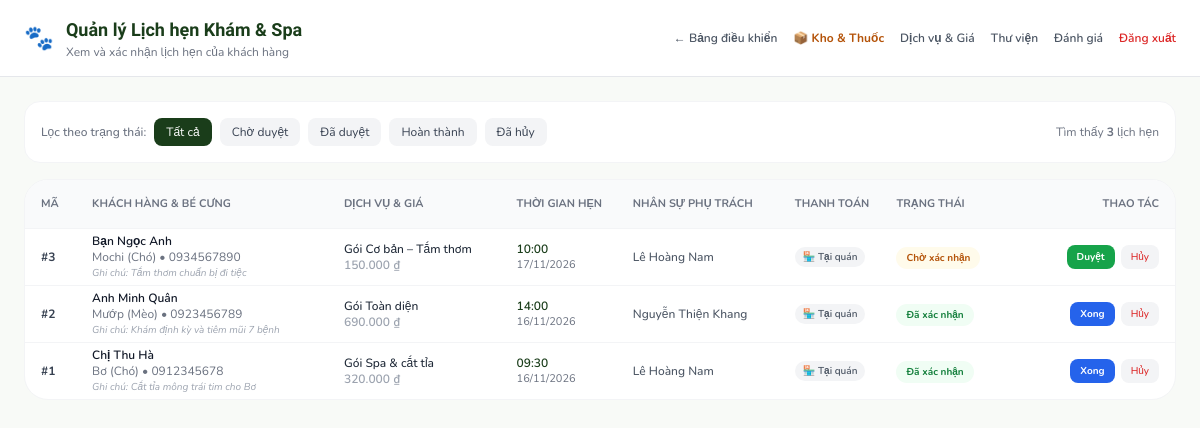
The page /admin/appointments.php (signed in) on the database its author committed.
### tables this page shows
CREATE TABLE IF NOT EXISTS appointments (
    id INT AUTO_INCREMENT PRIMARY KEY,
    customer_id INT NOT NULL,
    pet_id INT NOT NULL,
    service_id INT NOT NULL,
    staff_id INT NOT NULL,
    start_at DATETIME NOT NULL,
    end_at DATETIME NOT NULL,
    status ENUM(
        'pending',
        'confirmed',
        'done',
        'cancelled',
        'no_show'
    ) NOT NULL DEFAULT 'pending',
    payment_method ENUM('at_store', 'bank_transfer') NOT NULL DEFAULT 'at_store',
    payment_status ENUM('pending', 'paid') NOT NULL DEFAULT 'pending',
    owner_name_direct VARCHAR(100) NULL,
    phone_direct VARCHAR(20) NULL,
    pet_name_direct VARCHAR(60) NULL,
    service_name_direct VARCHAR(100) NULL,
    note TEXT NULL,
    source VARCHAR(20) DEFAULT 'web',
    created_at DATETIME DEFAULT CURRENT_TIMESTAMP,
    FOREIGN KEY (customer_id) REFERENCES customers(id) ON DELETE CASCADE,
    FOREIGN KEY (pet_id) REFERENCES pets(id) ON DELETE CASCADE,
    FOREIGN KEY (service_id) REFERENCES services(id) ON DELETE RESTRICT,
    FOREIGN KEY (staff_id) REFERENCES staff(id) ON DELETE RESTRICT,
    UNIQUE KEY uq_staff_slot (staff_id, start_at)
);

CREATE TABLE IF NOT EXISTS customers (
    id INT AUTO_INCREMENT PRIMARY KEY,
    full_name VARCHAR(100) NOT NULL,
    phone VARCHAR(15) NOT NULL,
    email VARCHAR(100) NULL,
    password_hash VARCHAR(255) NULL,
    address VARCHAR(255) NULL,
    consent_at DATETIME NULL,
    created_at DATETIME DEFAULT CURRENT_TIMESTAMP,
    INDEX idx_phone (phone)
);

CREATE TABLE IF NOT EXISTS pets (
    id INT AUTO_INCREMENT PRIMARY KEY,
    customer_id INT NOT NULL,
    name VARCHAR(60) NOT NULL,
    species VARCHAR(30) NOT NULL,
    breed VARCHAR(60) NULL,
    birth_date DATE NULL,
    weight_kg DECIMAL(5, 2) NULL,
    note TEXT NULL,
    FOREIGN KEY (customer_id) REFERENCES customers(id) ON DELETE CASCADE,
    INDEX idx_customer (customer_id)
);

CREATE TABLE IF NOT EXISTS services (
    id INT AUTO_INCREMENT PRIMARY KEY,
    name VARCHAR(100) NOT NULL,
    description TEXT NULL,
    duration_min INT NOT NULL DEFAULT 60,
    price DECIMAL(12, 0) NOT NULL,
    is_package TINYINT(1) NOT NULL DEFAULT 0,
    is_active TINYINT(1) NOT NULL DEFAULT 1
);

CREATE TABLE IF NOT EXISTS staff (
    id INT AUTO_INCREMENT PRIMARY KEY,
    full_name VARCHAR(100) NOT NULL,
    role ENUM('doctor', 'groomer', 'receptionist') NOT NULL,
    specialty VARCHAR(100) NULL,
    photo VARCHAR(255) NULL,
    is_active TINYINT(1) NOT NULL DEFAULT 1
);

### config/database.php (called while the page is built, shortened)
<?php
class Database {
    private static ?PDO $instance = null;
    public static function getConnection(): PDO {
        if (self::$instance === null) {
            $dsn = sprintf('mysql:host=%s;port=%s;dbname=%s;charset=utf8mb4', DB_HOST, DB_PORT, DB_NAME);
            $options = [
                PDO::ATTR_ERRMODE            => PDO::ERRMODE_EXCEPTION,
                PDO::ATTR_DEFAULT_FETCH_MODE => PDO::FETCH_ASSOC,
                PDO::ATTR_EMULATE_PREPARES   => false,
                PDO::MYSQL_ATTR_INIT_COMMAND => "SET NAMES utf8mb4 COLLATE utf8mb4_unicode_ci"
            ];
            try {
                self::$instance = new PDO($dsn, DB_USER, DB_PASS, $options);
            } catch (PDOException $e) {
                http_response_code(500);
                if (str_contains($_SERVER['HTTP_ACCEPT'] ?? '', 'application/json')) {
                    echo json_encode([
                        'success' => false,
                        'message' => 'Lỗi kết nối cơ sở dữ liệu MySQL: ' . $e->getMessage()
                    ], JSON_UNESCAPED_UNICODE);
                } else {
                    echo '<div style="font-family:sans-serif;padding:24px;background:#FEF2F2;border:1px solid #FCA5A5;color:#991B1B;border-radius:12px;margin:20px;">'
                       . '<h3>Lỗi kết nối cơ sở dữ liệu MySQL</h3>'
                       . '<p>' . htmlspecialchars($e->getMessage()) . '</p>'
                       . '</div>';
                }
                exit;
            }
        }
        return self::$instance;
    }
}

### repository/AppointmentRepository.php (called while the page is built, shortened)
<?php
require_once __DIR__ . '/../config/database.php';
class AppointmentRepository {
    private PDO $pdo;
    public function __construct(?PDO $pdo = null) {
        $this->pdo = $pdo ?? Database::getConnection();
    }
    public function findAll(?string $status = null): array {
        $sql = '
            SELECT a.id, a.start_at, a.end_at, a.status, a.note, a.created_at,
                   a.payment_method, a.payment_status,
                   c.full_name as customer_name, c.phone as customer_phone,
                   p.name as pet_name, p.species as pet_species,
                   s.name as service_name, s.price as service_price,
                   st.full_name as staff_name
            FROM appointments a
            JOIN customers c ON a.customer_id = c.id
            JOIN pets p ON a.pet_id = p.id
            JOIN services s ON a.service_id = s.id
            JOIN staff st ON a.staff_id = st.id
        ';
        $params = [];
        $sql .= ' ORDER BY a.start_at DESC';
        $stmt = $this->pdo->prepare($sql);
        $stmt->execute($params);
        return $stmt->fetchAll();
    }
}

### admin/appointments.php (the view, shortened to what this page needs)
<?php
require_once __DIR__ . '/../includes/AppointmentRepository.php';
$repo = new AppointmentRepository();
$statusFilter = $_GET['status'] ?? null;
$appointments = $repo->findAll($statusFilter);
?>
<!DOCTYPE html>
<html lang="vi">
<head>
  <script src="https://cdn.tailwindcss.com"></script>
</head>
<body class="min-h-screen text-gray-800">
  <header class="bg-white border-b border-gray-200 px-6 py-4 flex items-center justify-between sticky top-0 z-30">
    <div class="flex items-center gap-3">
      <span class="text-2xl">🐾</span>
      <div>
        <h1 class="text-lg font-bold text-[#1a3d1a]">Quản lý Lịch hẹn Khám & Spa</h1>
        <p class="text-xs text-gray-500">Xem và xác nhận lịch hẹn của khách hàng</p>
      </div>
    </div>
    <div class="flex items-center gap-4 text-xs font-semibold">
      <a href="/admin/dashboard.php" class="text-gray-600 hover:text-[#1a3d1a]">← Bảng điều khiển</a>
      <a href="/admin/inventory.php" class="text-amber-700 font-bold hover:underline">📦 Kho & Thuốc</a>
      <a href="/admin/services.php" class="text-gray-600 hover:text-[#1a3d1a]">Dịch vụ & Giá</a>
      <a href="/admin/gallery.php" class="text-gray-600 hover:text-[#1a3d1a]">Thư viện</a>
      <a href="/admin/reviews.php" class="text-gray-600 hover:text-[#1a3d1a]">Đánh giá</a>
      <a href="/admin/login.php?action=logout" class="text-red-600 hover:underline">Đăng xuất</a>
    </div>
  </header>
  <main class="max-w-7xl mx-auto p-6 space-y-4">
    <div class="bg-white p-4 rounded-2xl border border-gray-100 flex items-center justify-between flex-wrap gap-3">
      <div class="flex items-center gap-2 text-xs">
        <span class="text-gray-500 font-medium">Lọc theo trạng thái:</span>
        <a href="?status=all" class="px-3 py-1.5 rounded-lg <?= !$statusFilter ? 'bg-[#1a3d1a] text-white' : 'bg-gray-100 text-gray-700' ?>">Tất cả</a>
        <a href="?status=pending" class="px-3 py-1.5 rounded-lg <?= $statusFilter === 'pending' ? 'bg-amber-600 text-white' : 'bg-gray-100 text-gray-700' ?>">Chờ duyệt</a>
        <a href="?status=confirmed" class="px-3 py-1.5 rounded-lg <?= $statusFilter === 'confirmed' ? 'bg-green-600 text-white' : 'bg-gray-100 text-gray-700' ?>">Đã duyệt</a>
        <a href="?status=done" class="px-3 py-1.5 rounded-lg <?= $statusFilter === 'done' ? 'bg-blue-600 text-white' : 'bg-gray-100 text-gray-700' ?>">Hoàn thành</a>
        <a href="?status=cancelled" class="px-3 py-1.5 rounded-lg <?= $statusFilter === 'cancelled' ? 'bg-red-600 text-white' : 'bg-gray-100 text-gray-700' ?>">Đã hủy</a>
      </div>
      <div class="text-xs text-gray-500">
        Tìm thấy <strong><?= count($appointments) ?></strong> lịch hẹn
      </div>
    </div>
    <div class="bg-white rounded-3xl border border-gray-100 overflow-hidden shadow-xs">
      <div class="overflow-x-auto">
        <table class="w-full text-left text-xs">
          <thead class="bg-gray-50 text-gray-500 uppercase text-[11px] border-b border-gray-100">
            <tr>
              <th class="p-4">Mã</th>
              <th>Khách hàng & Bé cưng</th>
              <th>Dịch vụ & Giá</th>
              <th>Thời gian hẹn</th>
              <th>Nhân sự phụ trách</th>
              <th>Thanh toán</th>
              <th>Trạng thái</th>
              <th class="p-4 text-right">Thao tác</th>
            </tr>
          </thead>
          <tbody class="divide-y divide-gray-100">
            <?php if (empty($appointments)): ?>
              <tr>
                <td colspan="7" class="p-8 text-center text-gray-400">Không có lịch hẹn nào.</td>
              </tr>
            <?php else: ?>
              <?php foreach ($appointments as $app): ?>
                <tr class="hover:bg-gray-50/50">
                  <td class="p-4 font-bold text-gray-700">#<?= $app['id'] ?></td>
                  <td>
                    <div class="font-semibold text-gray-900"><?= htmlspecialchars($app['customer_name']) ?></div>
                    <div class="text-gray-500"><?= htmlspecialchars($app['pet_name']) ?> (<?= htmlspecialchars($app['pet_species']) ?>) • <?= htmlspecialchars($app['customer_phone']) ?></div>
                    <?php if (!empty($app['note'])): ?>
                      <div class="text-[10px] text-gray-400 italic">Ghi chú: <?= htmlspecialchars($app['note']) ?></div>
                    <?php endif; ?>
                  </td>
                  <td>
                    <div class="font-medium text-gray-800"><?= htmlspecialchars($app['service_name']) ?></div>
                    <div class="text-gray-400 font-semibold"><?= number_format((float)$app['service_price'], 0, ',', '.') ?> ₫</div>
                  </td>
                  <td>
                    <div class="font-semibold text-[#1a3d1a]"><?= date('H:i', strtotime($app['start_at'])) ?></div>
                    <div class="text-gray-500 text-[11px]"><?= date('d/m/Y', strtotime($app['start_at'])) ?></div>
                  </td>
                  <td class="text-gray-600 font-medium">
                    <?= htmlspecialchars($app['staff_name']) ?>
                  </td>
                  <td>
                    <?php
                      $pm = $app['payment_method'] ?? 'at_store';
                      $ps = $app['payment_status'] ?? 'pending';
                    ?>
                    <?php if ($pm === 'bank_transfer'): ?>
                      <span class="inline-flex items-center gap-1 px-2 py-0.5 rounded-full bg-blue-50 text-blue-700 font-semibold text-[10px]">
                        📱 QR Ngân hàng
                      </span>
                      <?php if ($ps === 'paid'): ?>
                        <span class="block mt-0.5 text-[10px] text-green-600 font-bold">✓ Đã thanh toán</span>
                      <?php else: ?>
                        <span class="block mt-0.5 text-[10px] text-amber-600">Chưa xác nhận</span>
                      <?php endif; ?>
                    <?php else: ?>
                      <span class="inline-flex items-center gap-1 px-2 py-0.5 rounded-full bg-gray-100 text-gray-600 font-semibold text-[10px]">
                        🏪 Tại quán
                      </span>
                    <?php endif; ?>
                  </td>
                  <td>
                    <?php if ($app['status'] === 'pending'): ?>
                      <span class="px-2.5 py-1 rounded-full bg-amber-50 text-amber-700 font-bold text-[10px]">Chờ xác nhận</span>
                    <?php elseif ($app['status'] === 'confirmed'): ?>
                      <span class="px-2.5 py-1 rounded-full bg-green-50 text-green-700 font-bold text-[10px]">Đã xác nhận</span>
                    <?php elseif ($app['status'] === 'done'): ?>
                      <span class="px-2.5 py-1 rounded-full bg-blue-50 text-blue-700 font-bold text-[10px]">Đã hoàn thành</span>
                    <?php else: ?>
                      <span class="px-2.5 py-1 rounded-full bg-gray-100 text-gray-600 font-bold text-[10px]"><?= $app['status'] ?></span>
                    <?php endif; ?>
                  </td>
                  <td class="p-4 text-right">
                    <form method="POST" class="inline-flex gap-1.5 items-center">
                      <?php if ($app['status'] === 'pending'): ?>
                        <button type="submit" name="status" value="confirmed" class="px-2.5 py-1 bg-green-600 hover:bg-green-700 text-white rounded-lg text-[10px] font-bold cursor-pointer">
                          Duyệt
                        </button>
                      <?php endif; ?>
                      <?php if ($app['status'] === 'confirmed'): ?>
                        <button type="submit" name="status" value="done" class="px-2.5 py-1 bg-blue-600 hover:bg-blue-700 text-white rounded-lg text-[10px] font-bold cursor-pointer">
                          Xong
                        </button>
                      <?php endif; ?>
                      <?php if ($app['status'] !== 'cancelled'): ?>
                        <button type="submit" name="status" value="cancelled" class="px-2.5 py-1 bg-gray-100 hover:bg-red-50 text-red-600 rounded-lg text-[10px] font-medium cursor-pointer">
                          Hủy
                        </button>
                      <?php endif; ?>
                    </form>
                  </td>
                </tr>
              <?php endforeach; ?>
            <?php endif; ?>
          </tbody>
        </table>
      </div>
    </div>
  </main>
</body>
</html>

### admin/appointments.php (style rules this page uses)
body { font-family: 'Nunito', sans-serif; background-color: #F8FAF7; }
h1, h2, h3, .font-serif-display { font-family: 'Baloo 2', cursive, sans-serif; }

### rows shown on the page
appointments: id "3", customer.full_name "Bạn Ngọc Anh", pet.name "Mochi", pet.species "Chó", customer.phone "0934567890", note "Tắm thơm chuẩn bị đi tiệc", service.name "Gói Cơ bản – Tắm thơm", service.price "150.000", start_at "10:00", start_at "17/11/2026", staff.full_name "Lê Hoàng Nam", payment_method "🏪 Tại quán", status "Chờ xác nhận"
appointments: id "2", customer.full_name "Anh Minh Quân", pet.name "Mướp", pet.species "Mèo", customer.phone "0923456789", note "Khám định kỳ và tiêm mũi 7 bệnh", service.name "Gói Toàn diện", service.price "690.000", start_at "14:00", start_at "16/11/2026", staff.full_name "Nguyễn Thiện Khang", payment_method "🏪 Tại quán", status "Đã xác nhận"
appointments: id "1", customer.full_name "Chị Thu Hà", pet.name "Bơ", pet.species "Chó", customer.phone "0912345678", note "Cắt tỉa mông trái tim cho Bơ", service.name "Gói Spa & cắt tỉa", service.price "320.000", start_at "09:30", start_at "16/11/2026", staff.full_name "Lê Hoàng Nam", payment_method "🏪 Tại quán", status "Đã xác nhận"

### other values the page prints
count($appointments) "3"
